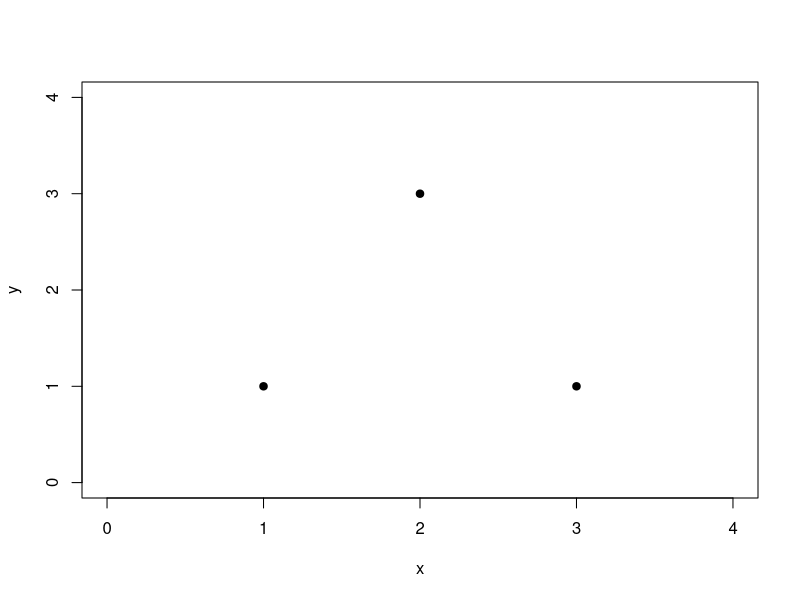
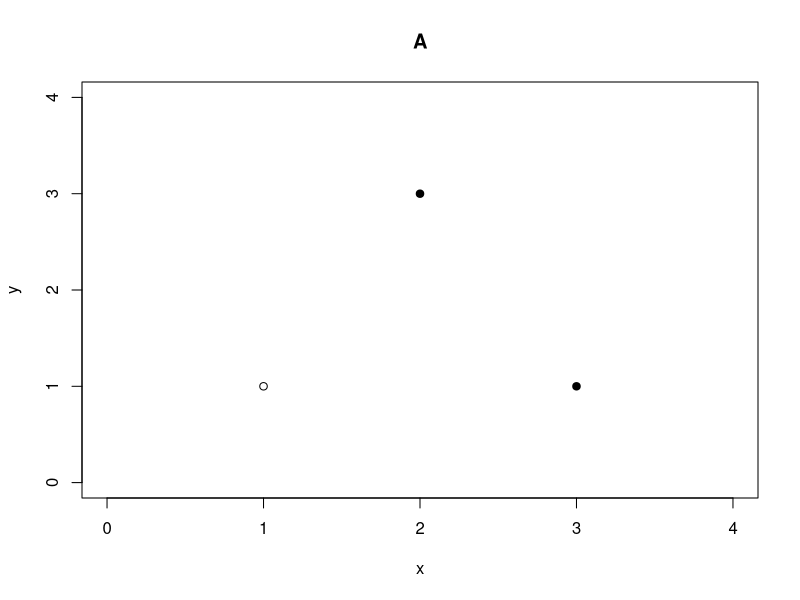
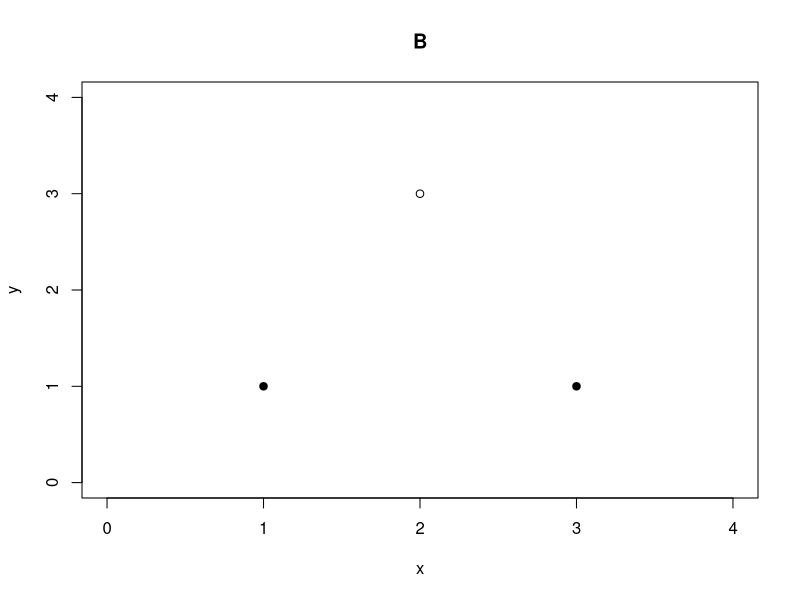
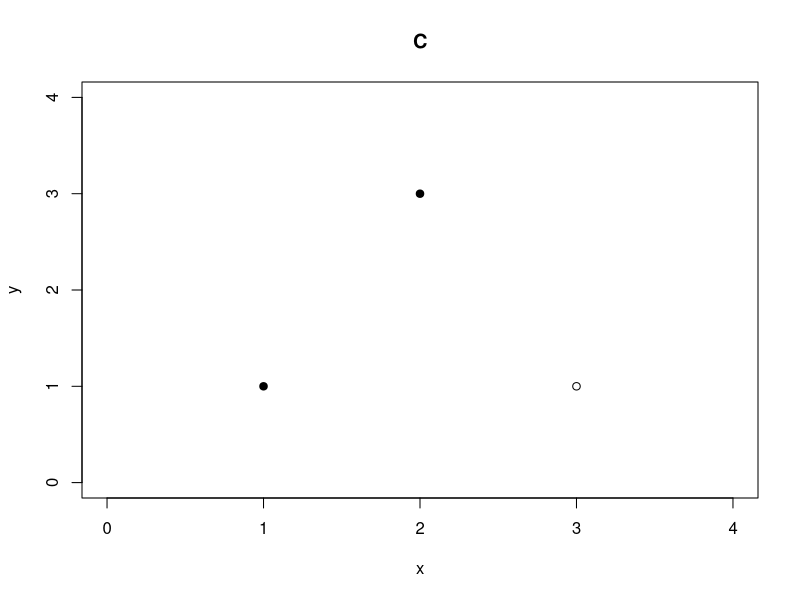

Generate these figures, in order, with R:
## ---- chunk 1
#| layout-ncol: 2
x <- c(1,2,3)
y <- c(1,3,1)
plot(x,y,pch=19, xlim=c(0,4), ylim=c(0,4))
## ---- chunk 2
#| layout-ncol: 2
x <- c(1,2,3)
y <- c(1,3,1)
#par(mfrow=c(1,3))
plot(x,y,pch=c(1,19,19), xlim=c(0,4), ylim=c(0,4), main="A")
plot(x,y,pch=c(19,1,19), xlim=c(0,4), ylim=c(0,4), main="B")
plot(x,y,pch=c(19,19,1), xlim=c(0,4), ylim=c(0,4), main="C")
